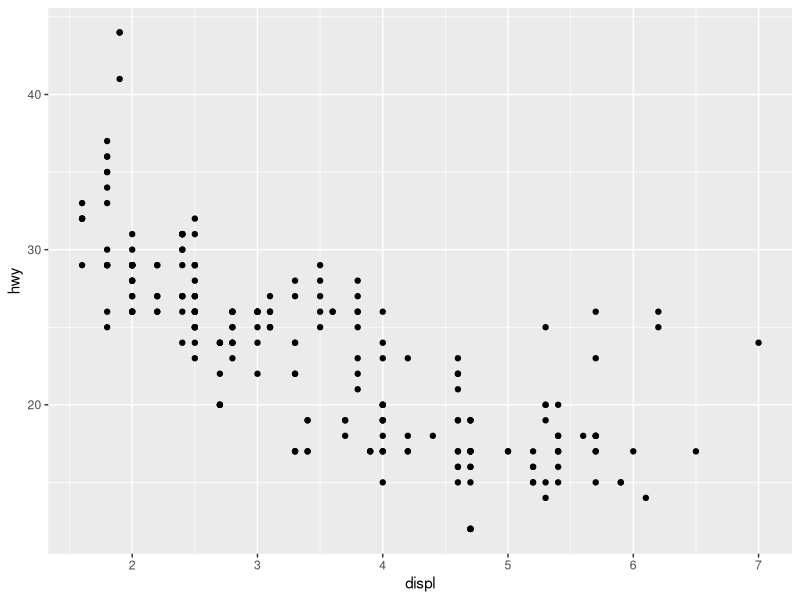
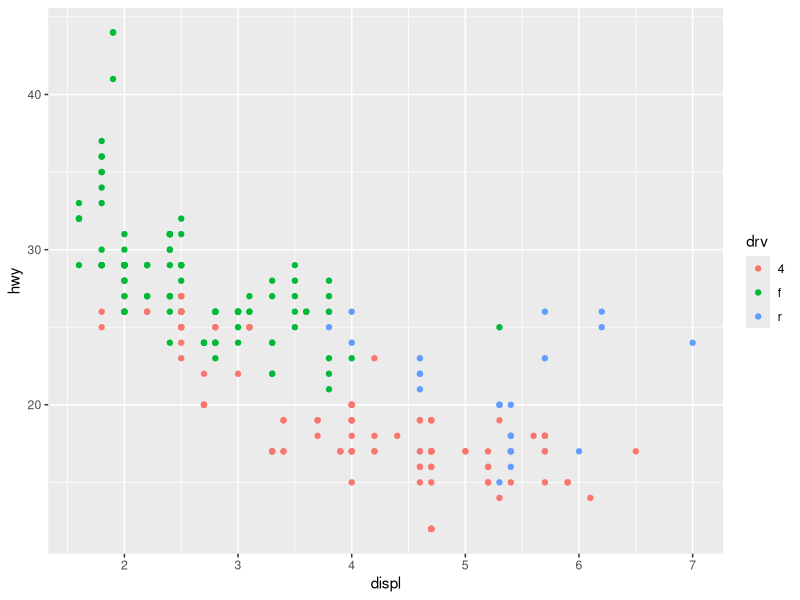
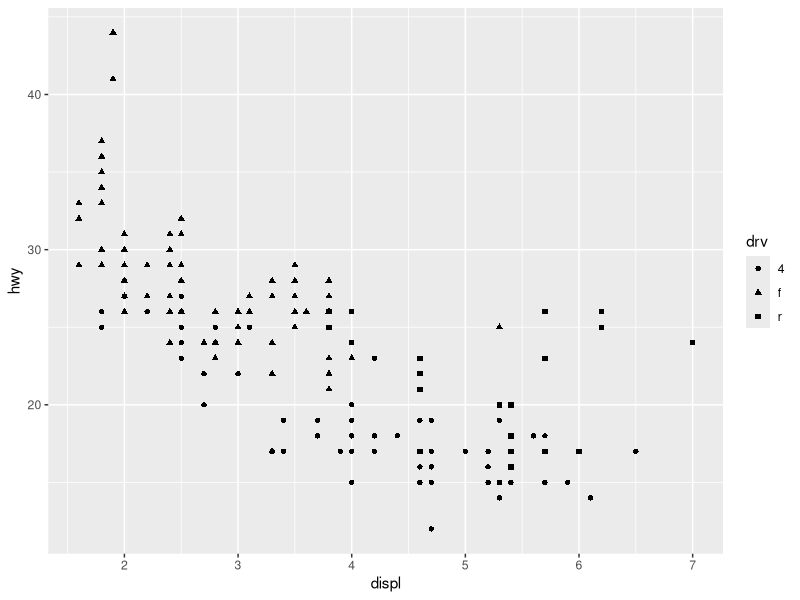
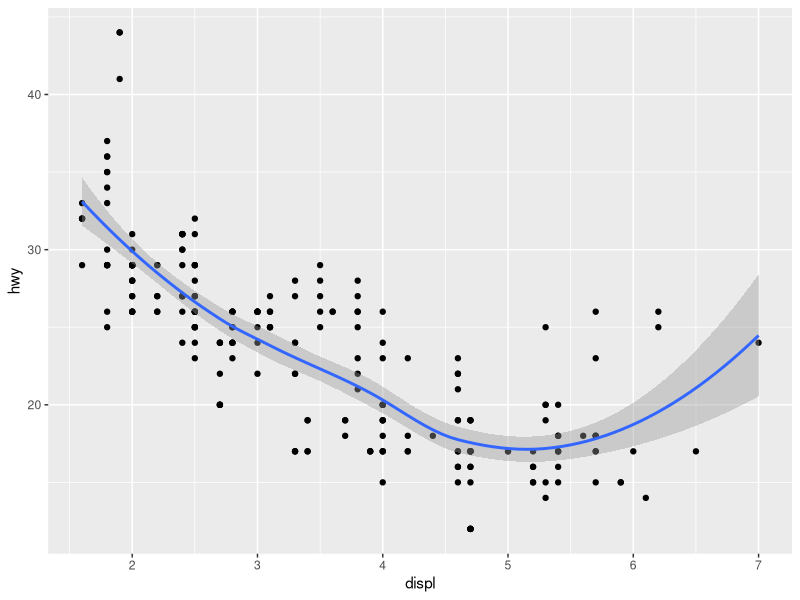
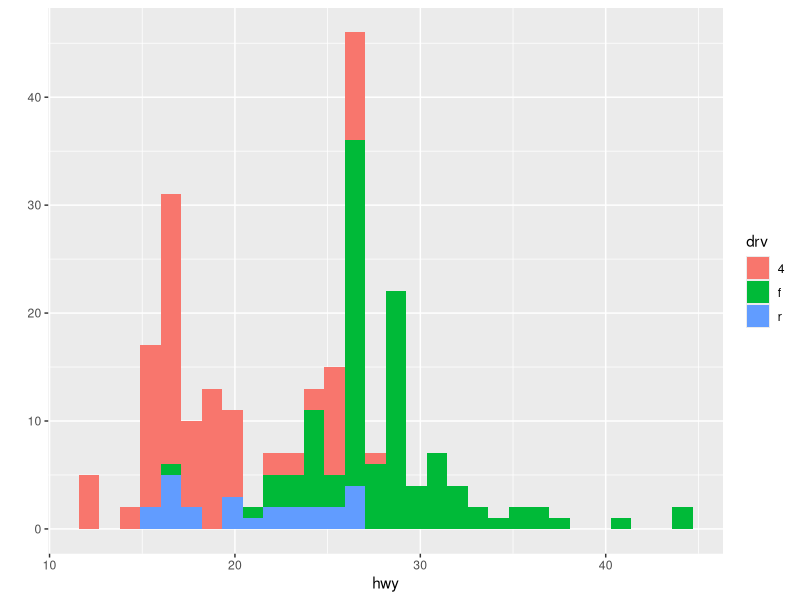
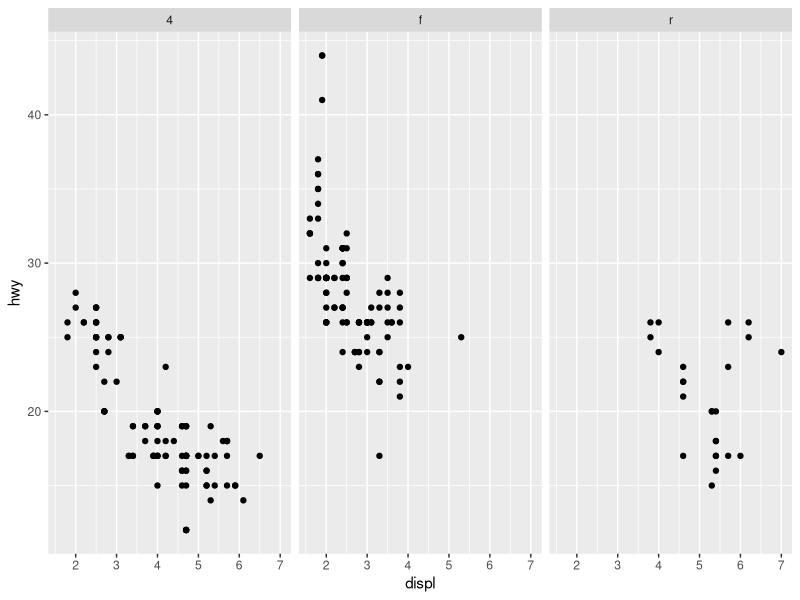
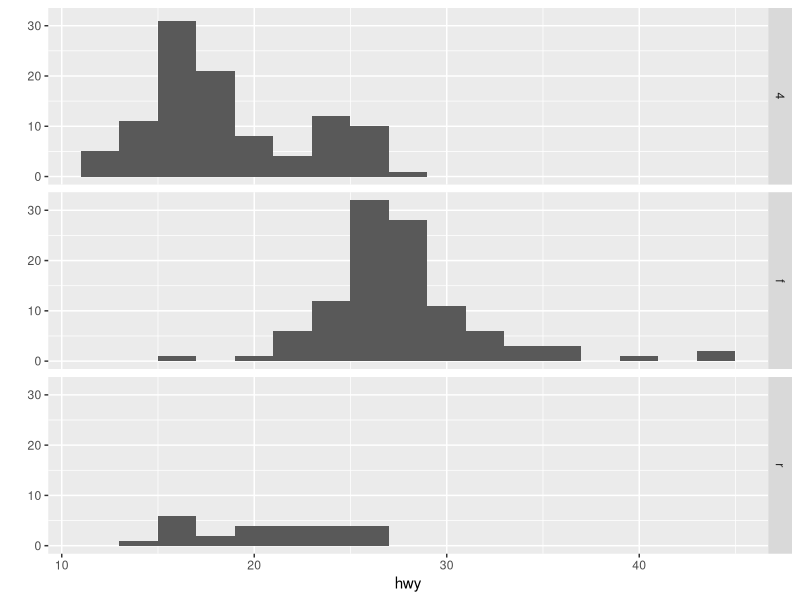
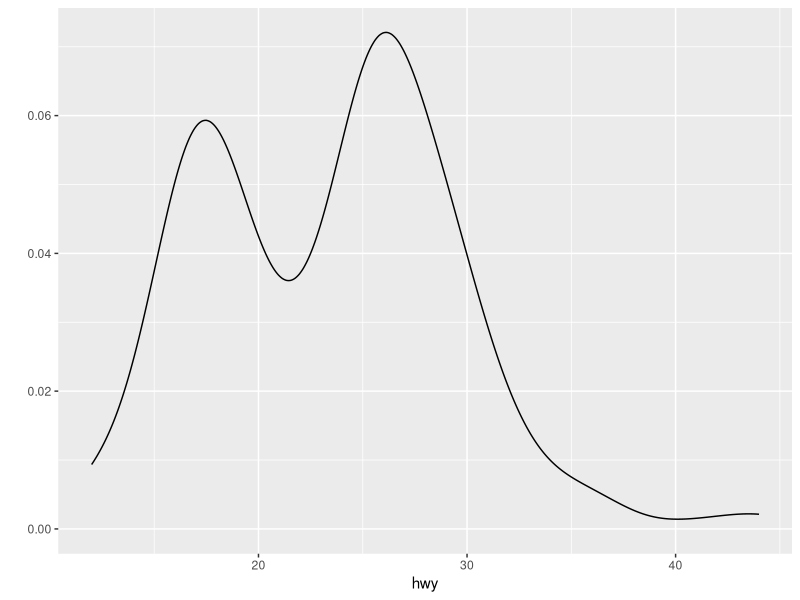

The R script that drew these images, in order:
library(ggplot2)

#####################################################################################################################
# qplot
#####################################################################################################################
# The	Basics:	qplot()
# • Works	much	like	the	plot	function	in	base	graphics	system	
# • Looks	for	data	in	a	data	frame,	similar	to lattice,	or	in	the	parent	environment	
# • Plots	are	made	up	of	aesthe4cs	(size,	shape,color)	and	geoms	(points,	lines)	
# • Factors	are	important	for	indica:ng	subsets	of	the	data	(if	they	are	to	have	different	
#   properties);	they	should	be	labeled	
# • The	qplot()	hides	what	goes	on	underneath,which	is	okay	for	most	opera:ons	
# • ggplot()	is	the	core	func:on	and	very	flexible for	doing	things	qplot()	cannot	do	
qplot(data = mpg, displ, hwy)

# Modifying Aesthetics
qplot(displ,hwy,data = mpg, color = drv)
qplot(displ,hwy,data = mpg, shape = drv)

# Adding a geom
qplot(displ,hwy,data = mpg,geom = c("point","smooth"))

# Histograms
qplot(hwy,data = mpg, fill = drv)

# Facets
qplot(displ, hwy, data = mpg, facets = .~drv)
qplot(hwy, data=mpg, facets=drv ~., binwidth=2)

# Density Smooth
qplot(hwy,data=mpg,geom="density")
qplot(hwy,data=mpg,geom="density",color=drv)

# Scatterplots
qplot(displ,hwy,data=mpg,color=drv,geom=c("point","smooth"))
qplot(displ,hwy,data=mpg,geom=c("point","smooth"),facets = .~drv)

#####################################################################################################################
# ggplot2
#####################################################################################################################

# Basic	Components	of	a	ggplot2	Plot	
# • A	data	frame	
# • aesthetic mappings:	how	data	are	mapped	to	color,	size		
# • geoms:	geometric	objects	like	points,	lines,	shapes.		
# • facets:	for	conditional	plots.		
# • stats:	statistical	transformations	like	binning,	quantiles,	smoothing.		
# • scales:	what	scale	an	aesthetic	map	uses	(example:	male	=	 red,	female	=	blue).		
# • coordinate	system	

g <- ggplot(mpg,aes(displ,hwy)) + geom_point() + facet_grid(.~drv) +  geom_smooth(method = "lm")

# Annota:on	
# • Labels:	xlab(),	ylab(),	labs(),	ggtitle()	
# • Each	of	the	“geom”	functions	has	options	to	modify		
# • For	things	that	only	make	sense	globally,	use	theme()		
#   – Example:	theme(legend.position	=	"none")		
# • Two	standard	appearance	themes	are	included	
#   – theme_gray():	The	default	theme	(gray	background)	
#   – theme_bw():	More	stark/plain	

ggplot(mpg,aes(displ,hwy)) + geom_point(color = "steelblue",size = 4, alpha = 1/2)
ggplot(mpg,aes(displ,hwy)) + geom_point(aes(color = drv),size = 4, alpha = 1/2) + labs(title = "Cars Data")
ggplot(mpg,aes(displ,hwy)) + geom_point(aes(color = drv),size = 2, alpha = 1/2) + geom_smooth(size = 4, linetype = 3, method = "lm", se = FALSE)
ggplot(mpg,aes(displ,hwy)) + geom_point(aes(color = drv)) + theme_bw(base_family = "Times")

# A Note About Axis Limits
testdat <- data.frame(x = 1:100, y = rnorm(100))
testdat[50,2] <- 100 ## Outlier!!
plot(testdat$x, testdat$y, type = "l", ylim = c(-3,3))

g <- ggplot(testdat, aes(x = x, y = y))
g + geom_line()

#Outlier Missing(not included in the dataset).It will subset the data to include points falling within ylim(-3,3)
g + geom_line() + ylim(-3, 3)

#To include the outlier
g + geom_line() + coord_cartesian(ylim = c(-3, 3))

#Continuous variables can be made categorical by using the cut() function so
# we can condition on it in the plotting


